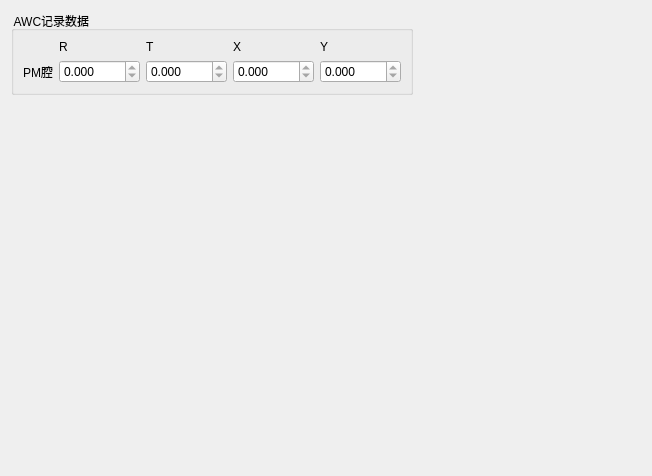
<?xml version="1.0" encoding="UTF-8"?>
<ui version="4.0">
 <class>SunwayMainRobotSubsystemWidget</class>
 <widget class="QWidget" name="SunwayMainRobotSubsystemWidget">
  <property name="geometry">
   <rect>
    <x>0</x>
    <y>0</y>
    <width>652</width>
    <height>476</height>
   </rect>
  </property>
  <property name="windowTitle">
   <string>Form</string>
  </property>
  <layout class="QHBoxLayout" name="horizontalLayout">
   <item>
    <layout class="QVBoxLayout" name="verticalLayout">
     <item>
      <layout class="QVBoxLayout" name="status_layout"/>
     </item>
     <item>
      <widget class="QGroupBox" name="groupBox">
       <property name="title">
        <string> AWC记录数据</string>
       </property>
       <layout class="QGridLayout" name="awc_data_layout">
        <item row="1" column="0">
         <layout class="QGridLayout" name="gridLayout">
          <item row="1" column="4">
           <widget class="QDoubleSpinBox" name="pm2_awc_y_dsb">
            <property name="readOnly">
             <bool>true</bool>
            </property>
            <property name="decimals">
             <number>3</number>
            </property>
            <property name="minimum">
             <double>-9999.989999999999782</double>
            </property>
            <property name="maximum">
             <double>9999.989999999999782</double>
            </property>
           </widget>
          </item>
          <item row="1" column="1">
           <widget class="QDoubleSpinBox" name="pm2_awc_r_dsb">
            <property name="readOnly">
             <bool>true</bool>
            </property>
            <property name="decimals">
             <number>3</number>
            </property>
            <property name="minimum">
             <double>-9999.989999999999782</double>
            </property>
            <property name="maximum">
             <double>9999.989999999999782</double>
            </property>
           </widget>
          </item>
          <item row="0" column="3">
           <widget class="QLabel" name="label_5">
            <property name="text">
             <string>X</string>
            </property>
           </widget>
          </item>
          <item row="0" column="4">
           <widget class="QLabel" name="label_7">
            <property name="text">
             <string>Y</string>
            </property>
           </widget>
          </item>
          <item row="1" column="0">
           <widget class="QLabel" name="label_2">
            <property name="text">
             <string>PM腔</string>
            </property>
           </widget>
          </item>
          <item row="1" column="3">
           <widget class="QDoubleSpinBox" name="pm2_awc_x_dsb">
            <property name="readOnly">
             <bool>true</bool>
            </property>
            <property name="decimals">
             <number>3</number>
            </property>
            <property name="minimum">
             <double>-9999.989999999999782</double>
            </property>
            <property name="maximum">
             <double>9999.989999999999782</double>
            </property>
           </widget>
          </item>
          <item row="0" column="1">
           <widget class="QLabel" name="label_4">
            <property name="text">
             <string>R</string>
            </property>
           </widget>
          </item>
          <item row="1" column="2">
           <widget class="QDoubleSpinBox" name="pm2_awc_t_dsb">
            <property name="readOnly">
             <bool>true</bool>
            </property>
            <property name="decimals">
             <number>3</number>
            </property>
            <property name="minimum">
             <double>-9999.989999999999782</double>
            </property>
            <property name="maximum">
             <double>9999.989999999999782</double>
            </property>
           </widget>
          </item>
          <item row="0" column="2">
           <widget class="QLabel" name="label_6">
            <property name="text">
             <string>T</string>
            </property>
           </widget>
          </item>
         </layout>
        </item>
       </layout>
      </widget>
     </item>
     <item>
      <spacer name="verticalSpacer_2">
       <property name="orientation">
        <enum>Qt::Vertical</enum>
       </property>
       <property name="sizeHint" stdset="0">
        <size>
         <width>20</width>
         <height>40</height>
        </size>
       </property>
      </spacer>
     </item>
    </layout>
   </item>
   <item>
    <spacer name="horizontalSpacer">
     <property name="orientation">
      <enum>Qt::Horizontal</enum>
     </property>
     <property name="sizeHint" stdset="0">
      <size>
       <width>200</width>
       <height>20</height>
      </size>
     </property>
    </spacer>
   </item>
  </layout>
 </widget>
 <resources/>
 <connections/>
</ui>
